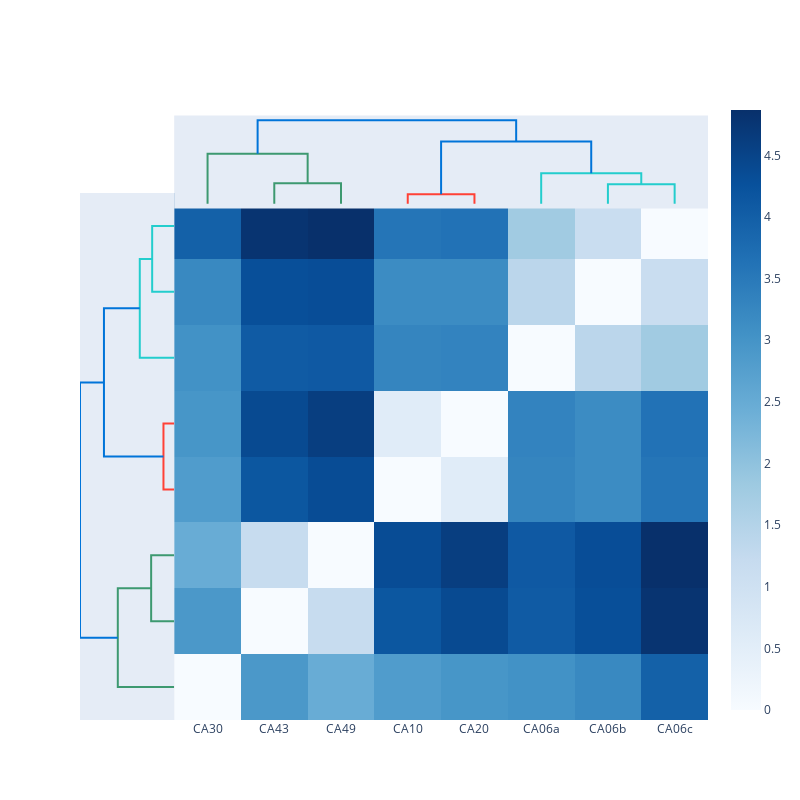

Notebook code cell kept with this figure:
### Markdown cell above
## Hierarchical clustering (dendrogram)

### Code cell
import plotly.graph_objects as go
import plotly.figure_factory as ff

import numpy as np
from scipy.spatial.distance import pdist, squareform


# get data
data_array = data_scaled
labels = ["CA06a", "CA06b", "CA06c", "CA10", "CA20", "CA30", "CA43", "CA49"]

# Initialize figure by creating upper dendrogram
fig = ff.create_dendrogram(data_array, orientation='bottom', labels=labels)
for i in range(len(fig['data'])):
    fig['data'][i]['yaxis'] = 'y2'

# Create Side Dendrogram
dendro_side = ff.create_dendrogram(data_array, orientation='right')
for i in range(len(dendro_side['data'])):
    dendro_side['data'][i]['xaxis'] = 'x2'

# Add Side Dendrogram Data to Figure
for data in dendro_side['data']:
    fig.add_trace(data)

# Create Heatmap
dendro_leaves = dendro_side['layout']['yaxis']['ticktext']
dendro_leaves = list(map(int, dendro_leaves))
data_dist = pdist(data_array)
heat_data = squareform(data_dist)
heat_data = heat_data[dendro_leaves,:]
heat_data = heat_data[:,dendro_leaves]

heatmap = [
    go.Heatmap(
        x = dendro_leaves,
        y = dendro_leaves,
        z = heat_data,
        colorscale = 'Blues'
    )
]

heatmap[0]['x'] = fig['layout']['xaxis']['tickvals']
heatmap[0]['y'] = dendro_side['layout']['yaxis']['tickvals']

# Add Heatmap Data to Figure
for data in heatmap:
    fig.add_trace(data)

# Edit Layout
fig.update_layout({'width':800, 'height':800,
                         'showlegend':False, 'hovermode': 'closest',
                         })
# Edit xaxis
fig.update_layout(xaxis={'domain': [.15, 1],
                                  'mirror': False,
                                  'showgrid': False,
                                  'showline': False,
                                  'zeroline': False,
                                  'ticks':""})
# Edit xaxis2
fig.update_layout(xaxis2={'domain': [0, .15],
                                   'mirror': False,
                                   'showgrid': False,
                                   'showline': False,
                                   'zeroline': False,
                                   'showticklabels': False,
                                   'ticks':""})

# Edit yaxis
fig.update_layout(yaxis={'domain': [0, .85],
                                  'mirror': False,
                                  'showgrid': False,
                                  'showline': False,
                                  'zeroline': False,
                                  'showticklabels': False,
                                  'ticks': ""
                        })
# Edit yaxis2
fig.update_layout(yaxis2={'domain':[.825, .975],
                                   'mirror': False,
                                   'showgrid': False,
                                   'showline': False,
                                   'zeroline': False,
                                   'showticklabels': False,
                                   'ticks':""})

# Plot!
fig.show()

### Figure 1 — Plotly figure (JSON) as saved in the notebook; plotly's stock layout.template omitted (floating-point values rounded to 4 significant figures)
{"data": [{"hoverinfo": "text", "marker": {"color": "rgb(61,153,112)"}, "mode": "lines", "type": "scatter", "x": [15, 15, 25, 25], "xaxis": "x", "y": [0, 1.191, 1.191, 0], "yaxis": "y2"}, {"hoverinfo": "text", "marker": {"color": "rgb(61,153,112)"}, "mode": "lines", "type": "scatter", "x": [5, 5, 20, 20], "xaxis": "x", "y": [0, 2.914, 2.914, 1.191], "yaxis": "y2"}, {"hoverinfo": "text", "marker": {"color": "rgb(255,65,54)"}, "mode": "lines", "type": "scatter", "x": [35, 35, 45, 45], "xaxis": "x", "y": [0, 0.5546, 0.5546, 0], "yaxis": "y2"}, {"hoverinfo": "text", "marker": {"color": "rgb(35,205,205)"}, "mode": "lines", "type": "scatter", "x": [65, 65, 75, 75], "xaxis": "x", "y": [0, 1.139, 1.139, 0], "yaxis": "y2"}, {"hoverinfo": "text", "marker": {"color": "rgb(35,205,205)"}, "mode": "lines", "type": "scatter", "x": [55, 55, 70, 70], "xaxis": "x", "y": [0, 1.779, 1.779, 1.139], "yaxis": "y2"}, {"hoverinfo": "text", "marker": {"color": "rgb(0,116,217)"}, "mode": "lines", "type": "scatter", "x": [40, 40, 62.5, 62.5], "xaxis": "x", "y": [0.5546, 3.63, 3.63, 1.779], "yaxis": "y2"}, {"hoverinfo": "text", "marker": {"color": "rgb(0,116,217)"}, "mode": "lines", "type": "scatter", "x": [12.5, 12.5, 51.25, 51.25], "xaxis": "x", "y": [2.914, 4.868, 4.868, 3.63], "yaxis": "y2"}, {"hoverinfo": "text", "marker": {"color": "rgb(61,153,112)"}, "mode": "lines", "type": "scatter", "x": [0, -1.191, -1.191, 0], "xaxis": "x2", "y": [15, 15, 25, 25], "yaxis": "y"}, {"hoverinfo": "text", "marker": {"color": "rgb(61,153,112)"}, "mode": "lines", "type": "scatter", "x": [0, -2.914, -2.914, -1.191], "xaxis": "x2", "y": [5, 5, 20, 20], "yaxis": "y"}, {"hoverinfo": "text", "marker": {"color": "rgb(255,65,54)"}, "mode": "lines", "type": "scatter", "x": [0, -0.5546, -0.5546, 0], "xaxis": "x2", "y": [35, 35, 45, 45], "yaxis": "y"}, {"hoverinfo": "text", "marker": {"color": "rgb(35,205,205)"}, "mode": "lines", "type": "scatter", "x": [0, -1.139, -1.139, 0], "xaxis": "x2", "y": [65, 65, 75, 75], "yaxis": "y"}, {"hoverinfo": "text", "marker": {"color": "rgb(35,205,205)"}, "mode": "lines", "type": "scatter", "x": [0, -1.779, -1.779, -1.139], "xaxis": "x2", "y": [55, 55, 70, 70], "yaxis": "y"}, {"hoverinfo": "text", "marker": {"color": "rgb(0,116,217)"}, "mode": "lines", "type": "scatter", "x": [-0.5546, -3.63, -3.63, -1.779], "xaxis": "x2", "y": [40, 40, 62.5, 62.5], "yaxis": "y"}, {"hoverinfo": "text", "marker": {"color": "rgb(0,116,217)"}, "mode": "lines", "type": "scatter", "x": [-2.914, -4.868, -4.868, -3.63], "xaxis": "x2", "y": [12.5, 12.5, 51.25, 51.25], "yaxis": "y"}, {"colorscale": [[0, "rgb(247,251,255)"], [0.125, "rgb(222,235,247)"], [0.25, "rgb(198,219,239)"], [0.375, "rgb(158,202,225)"], [0.5, "rgb(107,174,214)"], [0.625, "rgb(66,146,198)"], [0.75, "rgb(33,113,181)"], [0.875, "rgb(8,81,156)"], [1, "rgb(8,48,107)"]], "type": "heatmap", "x": [5, 15, 25, 35, 45, 55, 65, 75], "y": [5, 15, 25, 35, 45, 55, 65, 75], "z": [[0, 2.914, 2.474, 2.831, 2.965, 3.035, 3.205, 3.956], [2.914, 0, 1.191, 4.15, 4.393, 4.065, 4.302, 4.797], [2.474, 1.191, 0, 4.352, 4.603, 4.1, 4.325, 4.868], [2.831, 4.15, 4.352, 0, 0.5546, 3.281, 3.159, 3.586], [2.965, 4.393, 4.603, 0.5546, 0, 3.31, 3.16, 3.63], [3.035, 4.065, 4.1, 3.281, 3.31, 0, 1.391, 1.779], [3.205, 4.302, 4.325, 3.159, 3.16, 1.391, 0, 1.139], [3.956, 4.797, 4.868, 3.586, 3.63, 1.779, 1.139, 0]]}], "layout": {"autosize": false, "height": 800, "hovermode": "closest", "showlegend": false, "width": 800, "xaxis": {"domain": [0.15, 1], "mirror": false, "rangemode": "tozero", "showgrid": false, "showline": false, "showticklabels": true, "tickmode": "array", "ticks": "", "ticktext": ["CA30", "CA43", "CA49", "CA10", "CA20", "CA06a", "CA06b", "CA06c"], "tickvals": [5, 15, 25, 35, 45, 55, 65, 75], "type": "linear", "zeroline": false}, "xaxis2": {"domain": [0, 0.15], "mirror": false, "showgrid": false, "showline": false, "showticklabels": false, "ticks": "", "zeroline": false}, "yaxis": {"domain": [0, 0.85], "mirror": false, "rangemode": "tozero", "showgrid": false, "showline": false, "showticklabels": false, "ticks": "", "type": "linear", "zeroline": false}, "yaxis2": {"domain": [0.825, 0.975], "mirror": false, "showgrid": false, "showline": false, "showticklabels": false, "ticks": "", "zeroline": false}}}
